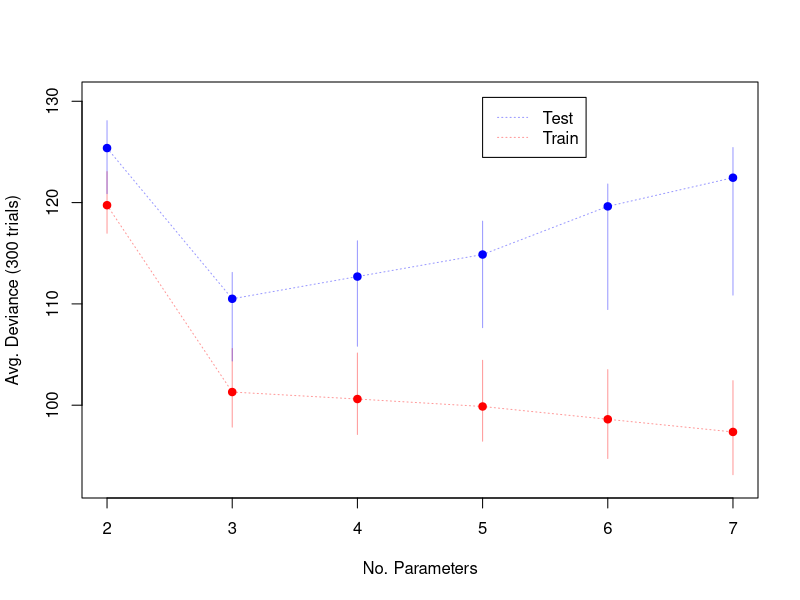

The R script that drew this image:
# We will simulate data with known model of 3 params
# End goal is to compare best model estimates between train/test set
# given varying # of params

ntrials = 300
train_sim = data.frame(matrix(NA, nrow = ntrials, ncol = 6))
test_sim = data.frame(matrix(NA, nrow = ntrials, ncol = 6))

N <- 50
x1 <- runif(N,-10, 5)
x2 <- runif(N,-5,10)
y <- rnorm(N, mean = .1*x1 - 0.5*x2, sd = 2)
d <- data.frame(y = y, x1 = x1, x2 = x2)

for (j in 1:ntrials) {
	d <- d[sample(1:nrow(d)),]
	train <- d[1:(N/2),]
	test <- d[(N/2 + 1):N,]

	# 2 param
	p1 <- lm(y ~ x1, data = train)
	coef1 <- coef(p1)
	likely1 = -2 * logLik(p1)
	testdev1 <- -2*sum(dnorm(
		test$y,
		mean = coef1[1] + coef1[2]*test$x1,
		sd = sigma(p1),
		log = TRUE))

	# 3 params
	p2 <- lm(y ~ x1 + x2, data = train)
	coef2 <- coef(p2)
	likely2 = -2 * logLik(p2)
	testdev2 <- -2*sum(dnorm(
		test$y,
		mean = coef2[1] + coef2[2]*test$x1 + coef2[3]*test$x2,
		sd = sigma(p2),
		log = TRUE))

	# 4 params
	p3 <- lm(y ~ x1 + x2 + I(x1^2), data = train)
	coef3 <- coef(p3)
	likely3 = -2 * logLik(p3)
	testdev3 <- -2*sum(dnorm(
		test$y,
		mean = coef3[1] + coef3[2]*test$x1 + coef3[3]*test$x2 + coef3[4]*(test$x1)^2,
		sd = sigma(p3),
		log = TRUE))

	# 5 params
	p4 <- lm(y ~ x1 + x2 + I(x1^2) + I(x2^2), data = train)
	coef4 <- coef(p4)
	likely4 = -2 * logLik(p4)
	testdev4 <- -2*sum(dnorm(
		test$y,
		mean = coef4[1] + coef4[2]*test$x1 + coef4[3]*test$x2 + coef4[4]*(test$x1)^2 + coef4[5]*(test$x2)^2,
		sd = sigma(p4),
		log = TRUE))

	# 6 params
	p5 <- lm(y ~ x1 + x2 + I(x1^2) + I(x2^2) + I(x1^3), data = train)
	coef5 <- coef(p5)
	likely5 = -2 * logLik(p5)
	testdev5 <- -2*sum(dnorm(
		test$y,
		mean = coef5[1] + coef5[2]*test$x1 + coef5[3]*test$x2 + coef5[4]*(test$x1)^2 + coef5[5]*(test$x2)^2 + coef5[6]*(test$x1)^3,
		sd = sigma(p5),
		log = TRUE))

	# 7 params
	p6 <- lm(y ~ x1 + x2 + I(x1^2) + I(x2^2) + I(x1^3) + I(x2^3), data = train)
	coef6 <- coef(p6)
	likely6 = -2 * logLik(p6)
	testdev6 <- -2*sum(dnorm(
		test$y,
		mean = coef6[1] + coef6[2]*test$x1 + coef6[3]*test$x2 + coef6[4]*(test$x1)^2 + coef6[5]*(test$x2)^2 + coef6[6]*(test$x1)^3 + coef6[7]*(test$x2)^3,
		sd = sigma(p6),
		log = TRUE))

	train_dev <- c(likely1, likely2, likely3, likely4, likely5, likely6)
	test_dev <- c(testdev1, testdev2, testdev3, testdev4, testdev5, testdev6)

	train_sim[j,] = train_dev
	test_sim[j,] = test_dev
}

avg_train <- apply(train_sim, 2, mean)
avg_test <- apply(test_sim, 2, mean)

train_col <- rgb(1, 0, 0, 0.4)
test_col <- rgb(0, 0, 1, 0.4)
x_params <- seq(2,7,1)

# Plot average deviance
plot(x_params, avg_train, col = "red", ylim = c(min(avg_train) - 5, max(avg_test) + 5), type = "p",
	ylab = "Avg. Deviance (300 trials)", xlab = "No. Parameters", pch=19)
lines(x_params, avg_train, col = train_col, lty=3)
points(x_params, avg_test, col = "blue", pch=19)
lines(x_params, avg_test, col = test_col, lty=3)
legend( 5, max(avg_test) + 5, c("Test", "Train"), lty = c(3,3), col=c(test_col,train_col))

# Plot 1st-3rd quartile deviance uncertainty
for (i in 1:ncol(train_sim)) {
	n_param = i + 1
	train_sig <- quantile(train_sim[,i], c(0.25, 0.75))
	test_sig <- quantile(test_sim[,i], c(0.25, 0.75))
	lines( c(n_param,n_param), c(train_sig[1],train_sig[2]), col = train_col)
	lines( c(n_param,n_param), c(test_sig[1],test_sig[2]), col = test_col)
}